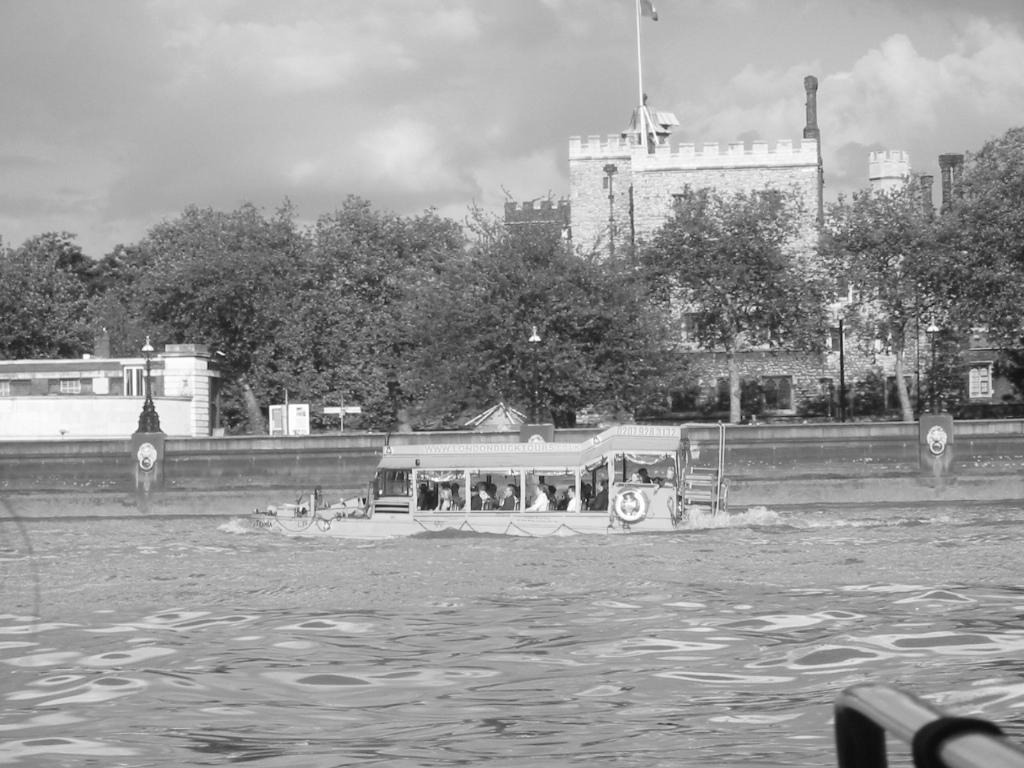
//> input picture Lab/ex3/source.jpg, 1024 x 768 px
$ ./ex3   (built with g++ and OpenCV 4)
//> lines starting //> are read from the running program, lines starting //| are printed output that depends on the picture; after the words box and inside, x2 and y2 are one past the last pixel; in counts of white or black regions, pixels touching at a corner belong together
#include <stdio.h>
#include <opencv2/core/core.hpp>
#include <opencv2/highgui/highgui.hpp>
#include <opencv2/imgproc/imgproc.hpp>

using namespace cv;
Mat image, image_grayscale, image_blurred, image_difference, image_difference_hist;
// used for calHist
int histSize = 256;
float range[] = { 0, 256 } ;
const float* histRange = { range };
Scalar hist_mean, hist_std;
String text;

Mat drawHist(Mat hist, int scale)
{
    double mx = 0;
    minMaxLoc(hist, 0, &mx, 0, 0);
    Mat result = Mat::zeros(256*scale, 256*scale, CV_8UC1);
    for(int i = 0; i < 255; i++)
    {
        // Get the histogram values
        float histValue = hist.at<float>(i, 0);
        float nextValue = hist.at<float>(i+1, 0);

        //Create 4 points for the poly
        Point p1 = Point(i*scale, 256*scale);
        Point p2 = Point(i*scale + scale, 256*scale);
        Point p3 = Point(i*scale + scale, (256-nextValue*256/mx)*scale);
        Point p4 = Point(i*scale, (256-nextValue*256/mx)*scale);

        //Draw the poly (Ending in p1)
        int numPoints = 5;
        Point points[] = {p1, p2, p3, p4, p1};
        fillConvexPoly(result, points, numPoints, Scalar::all(256), 0, 0);
    }
    return result;
}

void on_trackbar(int slider, void* userdata)
{
    if(slider % 2 == 0)
    {
        slider++;
    }
    // update image
    GaussianBlur(image_grayscale, image_blurred, Size(slider, slider),0, 0);
    imshow("Blurred Image", image_blurred);
    image_difference = image_grayscale - image_blurred + 128;
    imshow("Difference Image", image_difference);
    // update histogram
    calcHist(&image_difference, 1, 0, Mat(), image_difference_hist, 1, &histSize, &histRange, true, false);
    normalize(image_difference_hist, image_difference_hist, 0, 512, NORM_MINMAX, -1, Mat() );
    meanStdDev(image_difference, hist_mean, hist_std);
    text = "mean: " + std::to_string(hist_mean[0]) + " std: " + std::to_string(hist_std[0]);
    image_difference_hist = drawHist(image_difference_hist, 2);
    putText(image_difference_hist, text, cvPoint(30,30), FONT_HERSHEY_COMPLEX_SMALL, 0.8, cvScalar(200,200,250), 1, CV_AA);
    imshow("Histogram of difference image", image_difference_hist);
}

int main(int argc, char *argv[])
{
    printf("OpenCV version: %d.%d\n", CV_MAJOR_VERSION, CV_MINOR_VERSION);
    image = imread("source.jpg" , CV_LOAD_IMAGE_COLOR);
//> image is the input picture: 768 rows x 1024 cols, CV_8UC3; min 10, max 255, mean 154.1

    if(! image.data ) {
        printf("Could not open or find the image\n");
        return -1;
    }

    cvtColor(image, image_grayscale, COLOR_RGB2GRAY);

    int slider = 5; // initial slider value
    namedWindow("Original Image", WINDOW_AUTOSIZE );
    namedWindow("Blurred Image", WINDOW_AUTOSIZE);
    namedWindow("Difference Image", WINDOW_AUTOSIZE);
    imshow("Original Image", image); // show original image
    GaussianBlur(image_grayscale, image_blurred, Size(slider, slider), 0, 0);
    imshow("Blurred Image", image_blurred); // show initial blurred image
    image_difference = image_grayscale - image_blurred + 128; // initial noise image
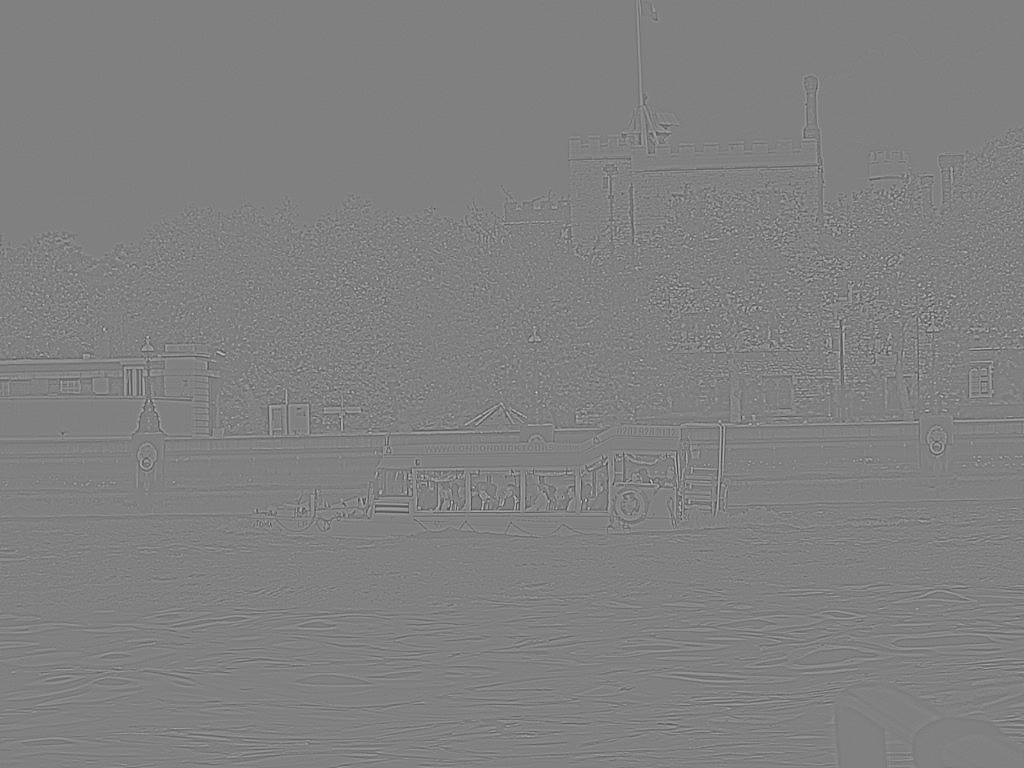
//> image_difference: 768 rows x 1024 cols, CV_8UC1; min 59, max 216, mean 128
    createTrackbar("Kernel Size", "Blurred Image", &slider, 100, on_trackbar);
    imshow("Difference Image", image_difference); // show initial noise image

    // show histogram
    namedWindow( "Histogram of difference image");
    calcHist(&image_difference, 1, 0, Mat(), image_difference_hist, 1, &histSize, &histRange, true, false);
//> image_difference_hist = 256 values, max 194475 at index 128, min 0 at index 0, mean 3072; histSize = 256
    normalize(image_difference_hist, image_difference_hist, 0, 256*2, NORM_MINMAX, -1, Mat() );
//> image_difference_hist = 256 values, max 512 at index 128, min 0 at index 0, mean 8.09
    meanStdDev(image_difference, hist_mean, hist_std);
    text = "mean: " + std::to_string(hist_mean[0]) + " std: " + std::to_string(hist_std[0]);
//> text = "mean: 127.998138 std: 7.392885"
    image_difference_hist = drawHist(image_difference_hist, 2);
//> in drawHist, `minMaxLoc(hist, 0, &mx, 0, 0);`: mx = 512
//> the loop in drawHist, `for(int i = 0; i < 255; i++)` made 255 passes
//> (histValue, nextValue, p3, p4) on passes 1 to 3: (0, 0, Point(2, 512), Point(0, 512)), (0, 0, Point(4, 512), Point(2, 512)), (0, 0, Point(6, 512), Point(4, 512))
//> after the loop in drawHist, `for(int i = 0; i < 255; i++)`:
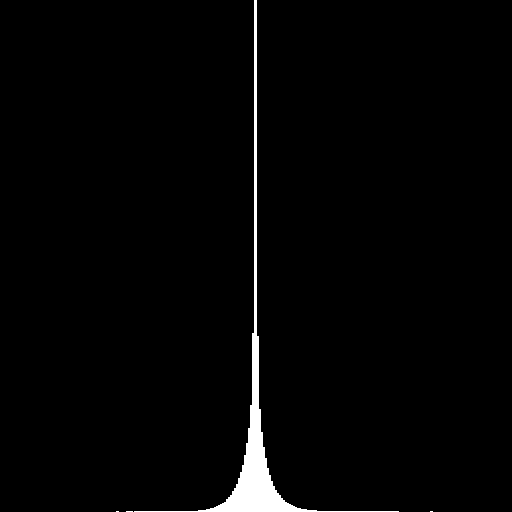
//> result: 512 rows x 512 cols, CV_8UC1; 1.8% white; 4 white regions (3 under 20 px), largest, box (x1, y1, x2, y2) and area: (134, 0, 399, 512) 4830
    putText(image_difference_hist, text, cvPoint(30,30), FONT_HERSHEY_COMPLEX_SMALL, 0.8, cvScalar(200,200,250), 1, CV_AA);
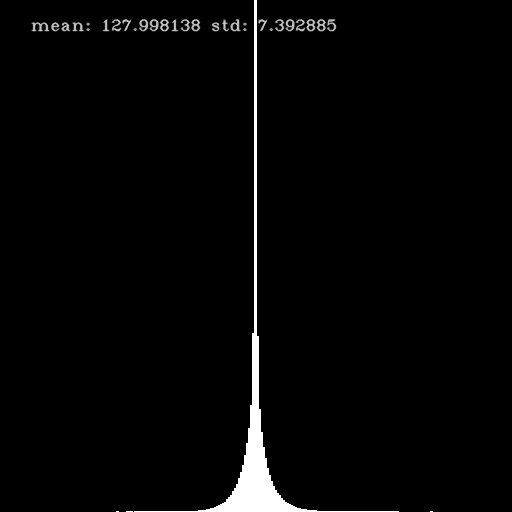
//> image_difference_hist: 512 rows x 512 cols, CV_8UC1; 0.85% of pixels changed, all inside (x1, y1, x2, y2) = (31, 18, 337, 32)
    imshow("Histogram of difference image", image_difference_hist);

    waitKey(0);
//> in on_trackbar, `calcHist(&image_difference, 1, 0, Mat(), image_difference_hist, 1, &hi..`: image_difference_hist = 256 values, max 194475 at index 128, min 0 at index 0, mean 3072
//> in on_trackbar, `normalize(image_difference_hist, image_difference_hist, 0, 512, NORM_M..`: image_difference_hist = 256 values, max 512 at index 128, min 0 at index 0, mean 8.09
//> the loop in drawHist (call 2), `for(int i = 0; i < 255; i++)` made 255 passes
    imwrite("difference.jpg", image_difference);
    imwrite("histogram.jpg", image_difference_hist);
    return 0;
}
